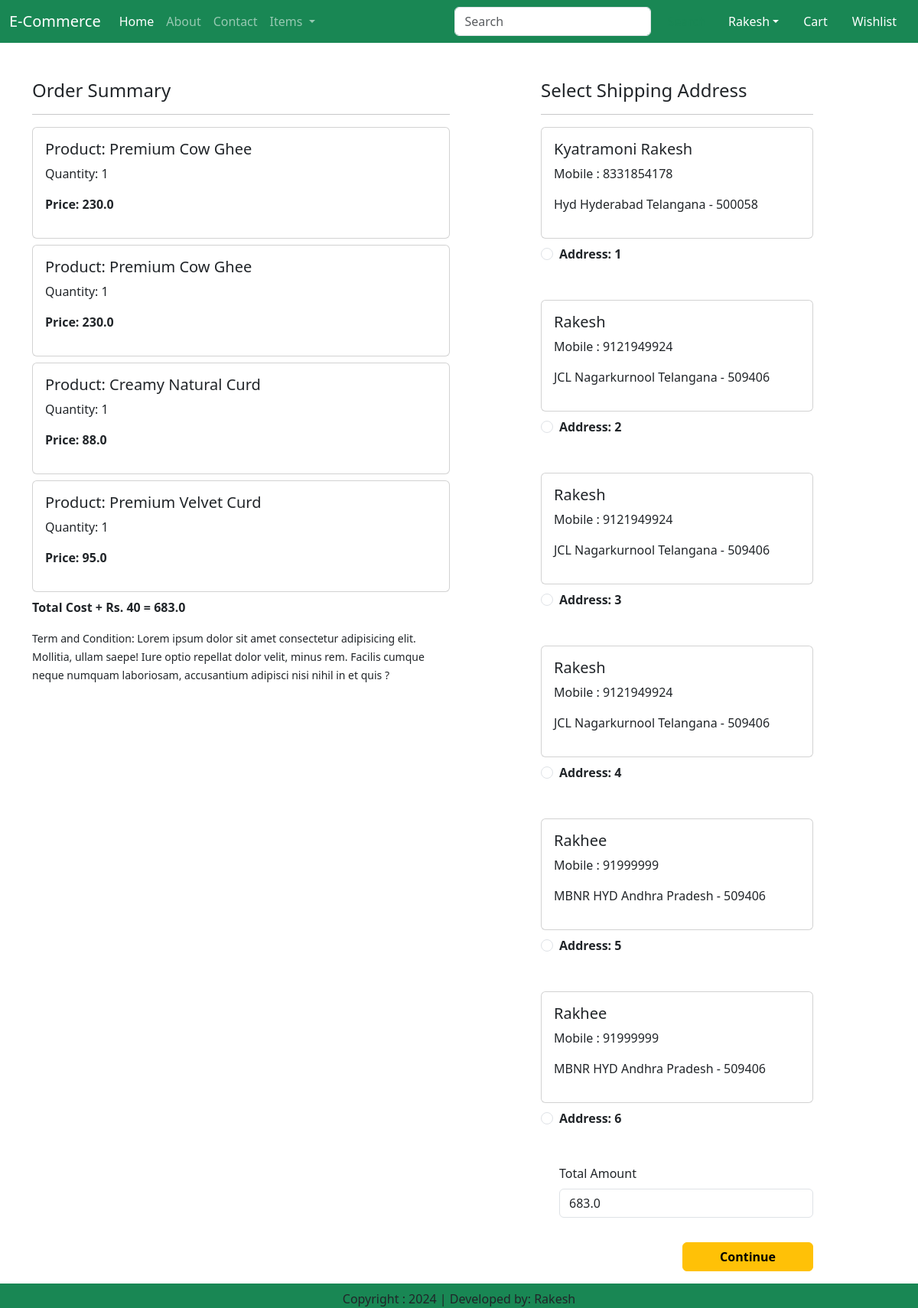
The app's page /checkout (signed in), older data.
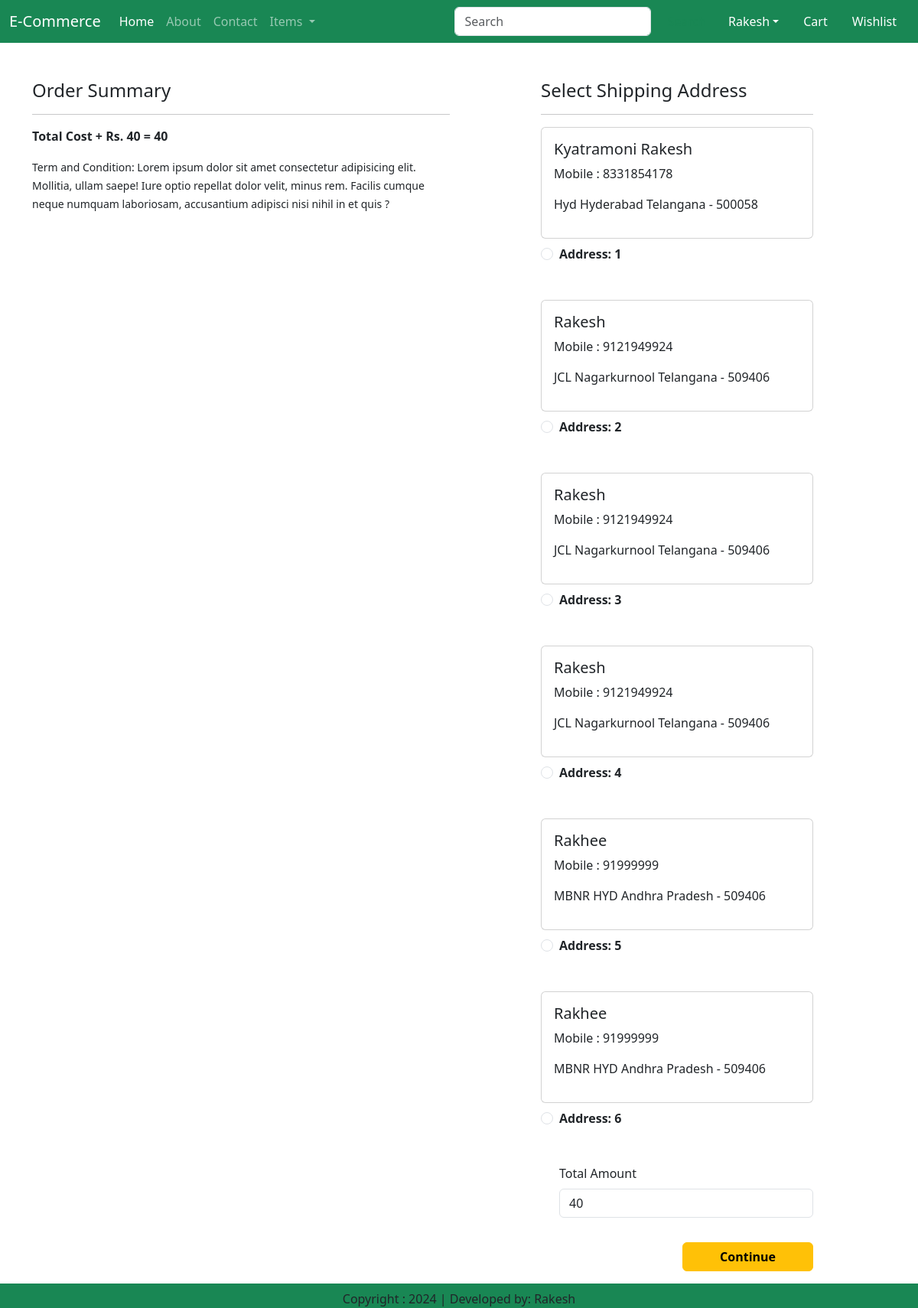
The same page, newer data.
### EcApp/models.py (models this page shows, shortened)
class Cart(models.Model):
    user = models.ForeignKey(User,on_delete=models.CASCADE)
    product = models.ForeignKey(Product,on_delete=models.CASCADE)
    quantity = models.PositiveIntegerField(default=1)

class Product (models.Model):
    title = models.CharField(max_length=100)
    selling_price = models.FloatField()
    discounted_price = models.FloatField( )
    description = models.TextField()
    composition = models.TextField(default='')
    prodapp = models.TextField(default='')
    category = models.CharField (choices = CATEGORY_CHOICES, max_length=2)
    product_image = models.ImageField(upload_to=' product')

class Customer(models.Model):
    user = models.ForeignKey(User, on_delete=models.CASCADE)
    name = models.CharField(max_length=200)
    locality = models.CharField(max_length=200)
    city = models.CharField(max_length=50)
    mobile = models.IntegerField(default=0)
    zipcode = models.IntegerField()
    state = models.CharField(choices=STATE_CHOICES, max_length=100)

### EcApp/views.py (the view)
class Checkout(View):
    def get(self,request):
        user = request.user
        add = Customer.objects.filter(user=user)
        cart_items = Cart.objects.filter(user=user)
        famount = 0
        for p in cart_items:
            value = p.quantity * p.product.discounted_price
            famount = famount + value
        totalamount = famount + 40
        return render(request,'checkout.html',locals())

### EcApp/templates/checkout.html (shortened to what this page needs)
{% extends 'base.html' %}
{% load static %}
{% block main-content %}
<div class="container">
    <div class="row mt-5">
        <div class="col-sm-6">
            <h4>Order Summary</h4>
            <hr>
            {% for item in cart_items %}
            <div class="card mb-2">
                <div class="card-body">
                    <h5>Product: {{item.product.title}}</h5>
                    <p>Quantity: {{item.quantity}}</p>
                    <p class="fw-bold">Price: {{item.product.discounted_price}}</p>
                </div>
            </div>
            {% endfor %}
            <p class="fw-bold">Total Cost + Rs. 40 = {{totalamount}}</p>
            <small>Term and Condition: Lorem ipsum dolor sit amet consectetur adipisicing elit. Mollitia, ullam saepe!
                Iure optio repellat dolor velit,
                minus rem. Facilis cumque neque numquam laboriosam, accusantium adipisci nisi nihil in et quis ?</small>
        </div>
        <div class="col-sm-4 offset-sm-1">
            <h4>Select Shipping Address</h4>
            <hr>
            <form method="post" id="myform">
                {% for ad in add %}
                <div class="card">
                    <div class="card-body">
                        <h5>{{ad.name}}</h5>
                        <p>Mobile : {{ad.mobile}}</p>
                        <p>{{ad.locality}} {{ad.city}} {{ad.state}} - {{ad.zipcode}}</p>
                    </div>
                </div>
                <div class="form-check mt-2 mb-5">
                    <input class="form-check-input" type="radio" name="custid" id="custadd{{forloop.counter}}"
                           value="{{ad.id}}">
                    <label class="form-check-label fw-bold" for="custadd{{forloop.counter}}">
                        Address: {{forloop.counter}} </label>
                </div>
                {% endfor %}
                <div class="form-check mb-3">
                    <label for="totalamount" class="form-label">Total Amount</label>
                    <input type="number" class="form-control" name="totamount" value={{totalamount}} readonly>
                </div>
                <div class="text-end">
                    <button type="submit" class="btn btn-warning mt-3 px-5 fw-bold">Continue</button>
                </div>
            </form>
        </div>
    </div>
    <br><br>
</div>
{% endblock main-content %}

Row changes from the older to the newer data that the page shows:
removed Cart: product "Premium Cow Ghee", quantity "1", product.discounted_price "230.0"
removed Cart: product "Premium Cow Ghee", quantity "1", product.discounted_price "230.0"
removed Cart: product "Creamy Natural Curd", quantity "1", product.discounted_price "88.0"
removed Cart: product "Premium Velvet Curd", quantity "1", product.discounted_price "95.0"
Text that changed along with them:
{{ totalamount }}: "683.0" → "40"
form field totamount: "683.0" → "40"
